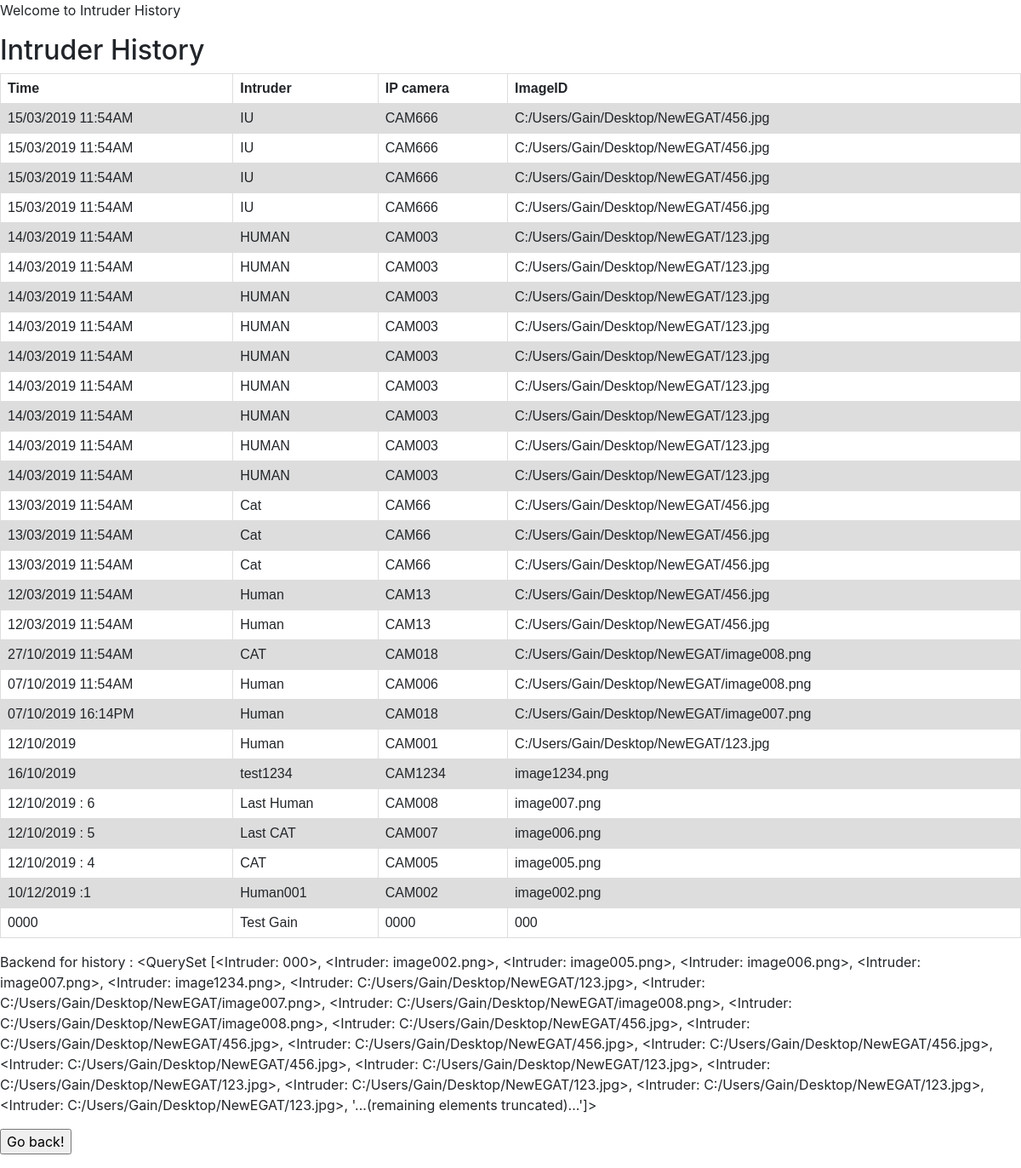
The app's page /test8/, older data.
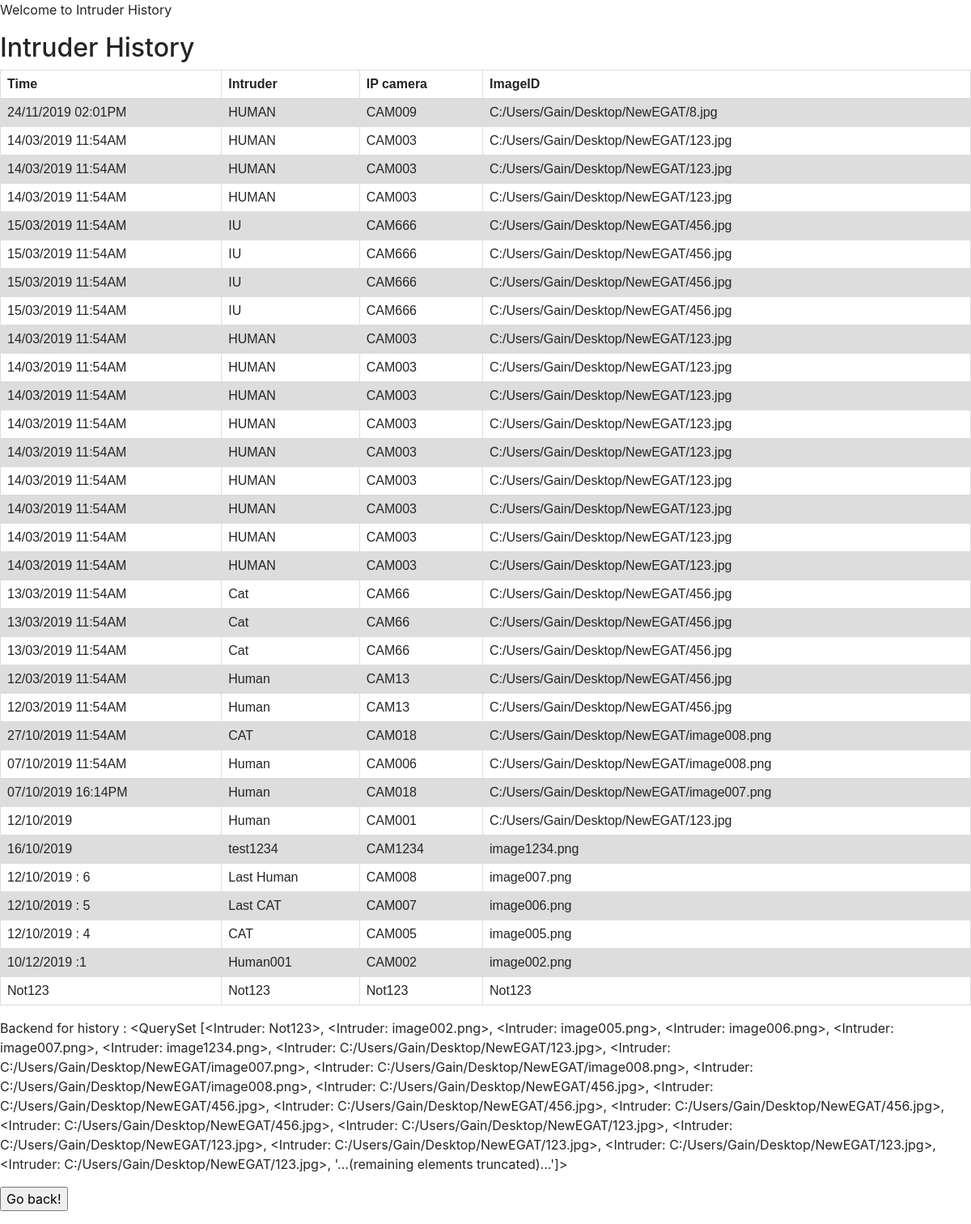
The same page, newer data.
### example/models.py (models this page shows, shortened)
class Intruder(models.Model):
    Intru = models.CharField(max_length=10)
    IPcam = models.CharField(max_length=10)
    Time = models.CharField(max_length=30)
    ImageID = models.CharField(max_length=50)
    def __str__(self):
        return self.ImageID

### example/viewstest.py (the view)
# urls.py: url(r'test8/$', viewstest.test8),
def test8(request) :
    template = loader.get_template('test8.html')
    header_str = 'Intruder History'
    posts = Intruder.objects.all()
    args = {'var8': header_str, 'posts': posts }
    return HttpResponse(template.render(args, request))

### example/templates/test8.html (shortened to what this page needs)
{% extends 'base.html' %}
{% block body %}
<p>
    Welcome to Intruder History
</p>
<body>
    <h2>{{ var8 }}</h2>
    <table>
        <tr>
            <th>Time</th>
            <th>Intruder</th>
            <th>IP camera</th>
            <th>ImageID</th>
        </tr>
        {% for Intruder in posts reversed %}
        <tr>
            <td>{{ Intruder.Time }}</td>
            <td>{{ Intruder.Intru }}</td>
            <td>{{ Intruder.IPcam }}</td>
            <td>{{ Intruder.ImageID }}</td>
        </tr>
        {% endfor %}
    </table>
    <p>Backend for history : {{posts}}</p>
    <p><form>
        <input type="button" value="Go back!" onclick="history.back()">
        </form>
    </p>
</body>
{% endblock %}

### example/templates/base.html (shortened to what this page needs)
<html>
    <head>
     <link rel="stylesheet" href="https://stackpath.bootstrapcdn.com/bootstrap/4.3.1/css/bootstrap.min.css">
    </head>
    <body>
        {% block body %}{% endblock %}
    </body>
</html>

### example/templates/base.html (style rules this page uses)
table { font-family: arial, sans-serif; border-collapse: collapse; width: 100%; }
td, th { border: 1px solid #dddddd; text-align: left; padding: 8px; }
tr:nth-child(even) { background-color: #dddddd; }

Row changes from the older to the newer data that the page shows:
removed Intruder: Time "0000", Intru "Test Gain", IPcam "0000", ImageID "000", ImageID.ImageID "<QuerySet [<Intruder: 000>, <Intruder: image002.png>, <Intruder: image005.png>, <Intruder: image006.png>, <Intruder: image007.png>, <Intruder: image1234.png>, <Intruder: C:/Users/Gain/Desktop/NewEGAT/123.jpg>, <Intruder: C:/Users/Gain/Desktop/NewEGAT/image007.png>, <Intruder: C:/Users/Gain/Desktop/NewEGAT/image008.png>, <Intruder: C:/Users/Gain/Desktop/NewEGAT/image008.png>, <Intruder: C:/Users/Gain/Desktop/NewEGAT/456.jpg>, <Intruder: C:/Users/Gain/Desktop/NewEGAT/456.jpg>, <Intruder: C:/Users/Gain/Desktop/NewEGAT/456.jpg>, <Intruder: C:/Users/Gain/Desktop/NewEGAT/456.jpg>, <Intruder: C:/Users/Gain/Desktop/NewEGAT/456.jpg>, <Intruder: C:/Users/Gain/Desktop/NewEGAT/123.jpg>, <Intruder:…"
added Intruder: Time "24/11/2019 02:01PM", Intru "HUMAN", IPcam "CAM009", ImageID "C:/Users/Gain/Desktop/NewEGAT/8.jpg"
added Intruder: Time "14/03/2019 11:54AM", Intru "HUMAN", IPcam "CAM003", ImageID "C:/Users/Gain/Desktop/NewEGAT/123.jpg"
added Intruder: Time "14/03/2019 11:54AM", Intru "HUMAN", IPcam "CAM003", ImageID "C:/Users/Gain/Desktop/NewEGAT/123.jpg"
added Intruder: Time "14/03/2019 11:54AM", Intru "HUMAN", IPcam "CAM003", ImageID "C:/Users/Gain/Desktop/NewEGAT/123.jpg"
added Intruder: Time "Not123", Intru "Not123", IPcam "Not123", ImageID "Not123", ImageID.ImageID "<QuerySet [<Intruder: Not123>, <Intruder: image002.png>, <Intruder: image005.png>, <Intruder: image006.png>, <Intruder: image007.png>, <Intruder: image1234.png>, <Intruder: C:/Users/Gain/Desktop/NewEGAT/123.jpg>, <Intruder: C:/Users/Gain/Desktop/NewEGAT/image007.png>, <Intruder: C:/Users/Gain/Desktop/NewEGAT/image008.png>, <Intruder: C:/Users/Gain/Desktop/NewEGAT/image008.png>, <Intruder: C:/Users/Gain/Desktop/NewEGAT/456.jpg>, <Intruder: C:/Users/Gain/Desktop/NewEGAT/456.jpg>, <Intruder: C:/Users/Gain/Desktop/NewEGAT/456.jpg>, <Intruder: C:/Users/Gain/Desktop/NewEGAT/456.jpg>, <Intruder: C:/Users/Gain/Desktop/NewEGAT/456.jpg>, <Intruder: C:/Users/Gain/Desktop/NewEGAT/123.jpg>, <Intruder:…"
